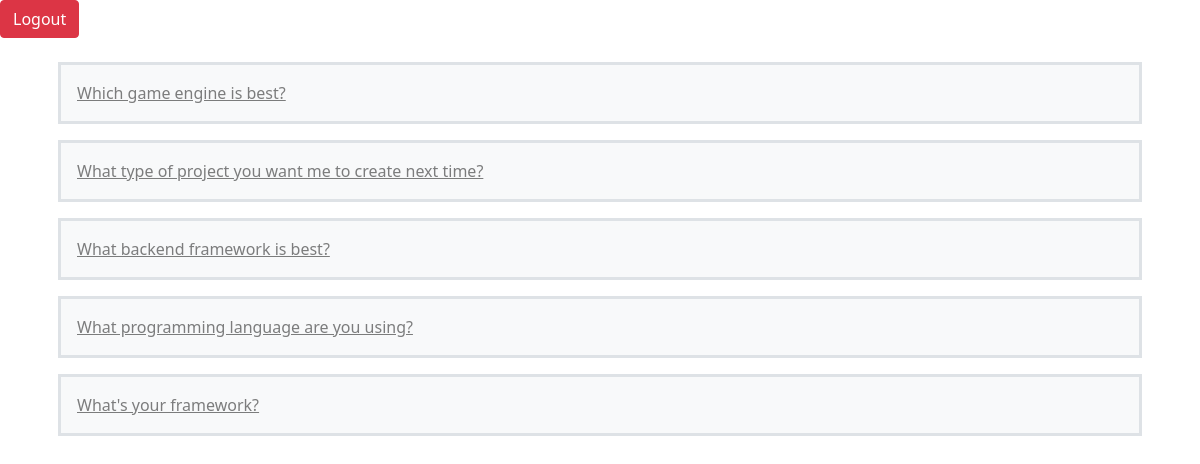
The page /polls/ (signed in) on the database its author committed.
### polls/models.py (models this page shows, shortened)
class Question(models.Model):
    question_text = models.CharField(max_length=200)
    pub_date = models.DateTimeField('date published')

### polls/views.py (the view)
# urls.py: path('',views.index, name='index'),
def index(request):
    latest_question = Question.objects.order_by('-pub_date')[:5]
    output = ' , '.join([q.question_text for q in latest_question])
    context = {
        'latest_question':latest_question
    }
    return render(request,'polls/index.html', context)

### polls/templates/polls/index.html (shortened to what this page needs)
{% extends "polls/base.html" %} {% load static %}
{% block content %}
<div class="container my-4">
  {% if latest_question %}
  <ol class="list-unstyled">
    {% for question in latest_question %}
    <li class="border border-3 p-3 m-3 bg-light">
      <a class="text-black-50" href="{% url 'polls:detail' question.id %}"
        >{{ question.question_text }}</a
      >
    </li>
    {% endfor %}
  </ol>
  {%else %}
  <p>No polls are available.</p>
  {% endif %}
</div>
{% endblock %}

### polls/templates/polls/base.html (style rules this page uses)
body { background-repeat: no-repeat; background-size: cover; }

### rows shown on the page
Question: question_text "Which game engine is best?"
Question: question_text "What type of project you want me to create next time?"
Question: question_text "What backend framework is best?"
Question: question_text "What programming language are you using?"
Question: question_text "What's your framework?"
